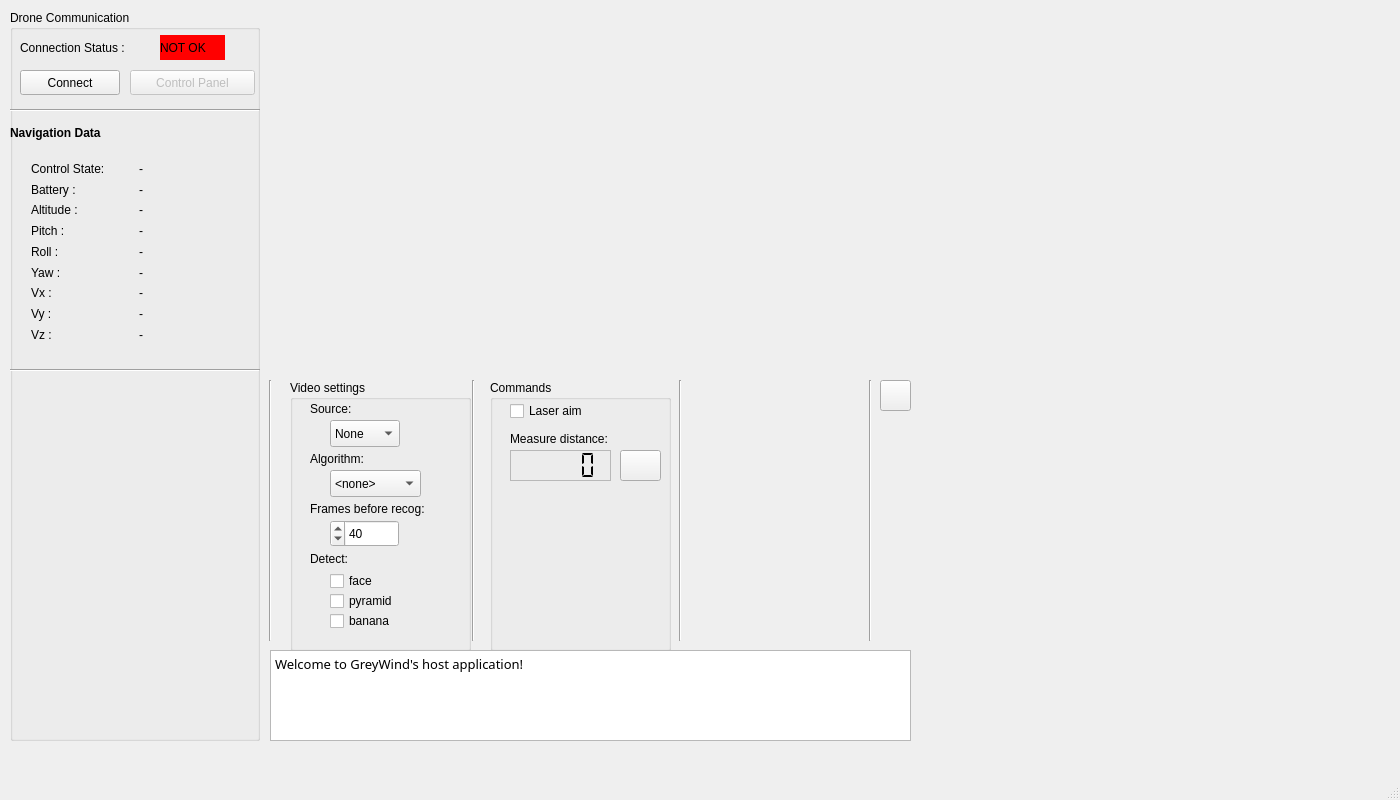
<?xml version="1.0" encoding="UTF-8"?>
<ui version="4.0">
 <class>MainWindow</class>
 <widget class="QMainWindow" name="MainWindow">
  <property name="windowModality">
   <enum>Qt::NonModal</enum>
  </property>
  <property name="geometry">
   <rect>
    <x>0</x>
    <y>0</y>
    <width>1400</width>
    <height>800</height>
   </rect>
  </property>
  <property name="minimumSize">
   <size>
    <width>1400</width>
    <height>800</height>
   </size>
  </property>
  <property name="maximumSize">
   <size>
    <width>16777215</width>
    <height>16777215</height>
   </size>
  </property>
  <property name="windowTitle">
   <string>MainWindow</string>
  </property>
  <property name="toolTip">
   <string/>
  </property>
  <property name="toolButtonStyle">
   <enum>Qt::ToolButtonIconOnly</enum>
  </property>
  <widget class="QWidget" name="centralWidget">
   <widget class="VideoView" name="theFrame" native="true">
    <property name="geometry">
     <rect>
      <x>270</x>
      <y>10</y>
      <width>640</width>
      <height>360</height>
     </rect>
    </property>
    <property name="minimumSize">
     <size>
      <width>640</width>
      <height>360</height>
     </size>
    </property>
    <property name="maximumSize">
     <size>
      <width>1280</width>
      <height>720</height>
     </size>
    </property>
   </widget>
   <widget class="QGroupBox" name="groupBox">
    <property name="geometry">
     <rect>
      <x>290</x>
      <y>380</y>
      <width>181</width>
      <height>271</height>
     </rect>
    </property>
    <property name="title">
     <string>Video settings</string>
    </property>
    <widget class="QLabel" name="label">
     <property name="geometry">
      <rect>
       <x>20</x>
       <y>20</y>
       <width>67</width>
       <height>17</height>
      </rect>
     </property>
     <property name="text">
      <string>Source:</string>
     </property>
    </widget>
    <widget class="QComboBox" name="srcSelect">
     <property name="geometry">
      <rect>
       <x>40</x>
       <y>40</y>
       <width>70</width>
       <height>27</height>
      </rect>
     </property>
     <item>
      <property name="text">
       <string>None</string>
      </property>
     </item>
     <item>
      <property name="text">
       <string>Local</string>
      </property>
     </item>
     <item>
      <property name="text">
       <string>TCP</string>
      </property>
     </item>
    </widget>
    <widget class="QLabel" name="label_4">
     <property name="geometry">
      <rect>
       <x>20</x>
       <y>170</y>
       <width>51</width>
       <height>17</height>
      </rect>
     </property>
     <property name="text">
      <string>Detect:</string>
     </property>
    </widget>
    <widget class="QComboBox" name="algSelect">
     <property name="geometry">
      <rect>
       <x>40</x>
       <y>90</y>
       <width>91</width>
       <height>27</height>
      </rect>
     </property>
     <item>
      <property name="text">
       <string>&lt;none&gt;</string>
      </property>
     </item>
     <item>
      <property name="text">
       <string>Haar</string>
      </property>
     </item>
     <item>
      <property name="text">
       <string>...</string>
      </property>
     </item>
    </widget>
    <widget class="QDoubleSpinBox" name="framesB4Detect">
     <property name="geometry">
      <rect>
       <x>40</x>
       <y>140</y>
       <width>69</width>
       <height>27</height>
      </rect>
     </property>
     <property name="toolTip">
      <string notr="true" comment="WARNING: the lower the number, the greater the LAAAG">&lt;html&gt;&lt;head/&gt;&lt;body&gt;&lt;p&gt;WARNING: The lower the number, the heavier the LAAAG&lt;/p&gt;&lt;/body&gt;&lt;/html&gt;</string>
     </property>
     <property name="whatsThis">
      <string>&lt;html&gt;&lt;head/&gt;&lt;body&gt;&lt;p&gt;rqsdfsfd&lt;/p&gt;&lt;/body&gt;&lt;/html&gt;</string>
     </property>
     <property name="layoutDirection">
      <enum>Qt::RightToLeft</enum>
     </property>
     <property name="keyboardTracking">
      <bool>false</bool>
     </property>
     <property name="decimals">
      <number>0</number>
     </property>
     <property name="maximum">
      <double>200.000000000000000</double>
     </property>
     <property name="value">
      <double>40.000000000000000</double>
     </property>
    </widget>
    <widget class="QLabel" name="label_2">
     <property name="geometry">
      <rect>
       <x>20</x>
       <y>70</y>
       <width>91</width>
       <height>17</height>
      </rect>
     </property>
     <property name="text">
      <string>Algorithm:</string>
     </property>
    </widget>
    <widget class="QLabel" name="label_3">
     <property name="geometry">
      <rect>
       <x>20</x>
       <y>120</y>
       <width>161</width>
       <height>17</height>
      </rect>
     </property>
     <property name="text">
      <string>Frames before recog:</string>
     </property>
    </widget>
    <widget class="QWidget" name="tasksCheckboxes" native="true">
     <property name="geometry">
      <rect>
       <x>30</x>
       <y>180</y>
       <width>120</width>
       <height>80</height>
      </rect>
     </property>
     <widget class="QCheckBox" name="face">
      <property name="geometry">
       <rect>
        <x>10</x>
        <y>10</y>
        <width>97</width>
        <height>22</height>
       </rect>
      </property>
      <property name="text">
       <string>face</string>
      </property>
     </widget>
     <widget class="QCheckBox" name="banana">
      <property name="geometry">
       <rect>
        <x>10</x>
        <y>50</y>
        <width>97</width>
        <height>22</height>
       </rect>
      </property>
      <property name="text">
       <string>banana</string>
      </property>
     </widget>
     <widget class="QCheckBox" name="pyramid">
      <property name="geometry">
       <rect>
        <x>10</x>
        <y>30</y>
        <width>97</width>
        <height>22</height>
       </rect>
      </property>
      <property name="text">
       <string>pyramid</string>
      </property>
     </widget>
    </widget>
   </widget>
   <widget class="QGroupBox" name="groupBox_2">
    <property name="geometry">
     <rect>
      <x>490</x>
      <y>380</y>
      <width>181</width>
      <height>271</height>
     </rect>
    </property>
    <property name="title">
     <string>Commands</string>
    </property>
    <widget class="QLabel" name="label_6">
     <property name="geometry">
      <rect>
       <x>20</x>
       <y>50</y>
       <width>131</width>
       <height>17</height>
      </rect>
     </property>
     <property name="text">
      <string>Measure distance:</string>
     </property>
    </widget>
    <widget class="QCheckBox" name="laserOn">
     <property name="geometry">
      <rect>
       <x>20</x>
       <y>20</y>
       <width>97</width>
       <height>22</height>
      </rect>
     </property>
     <property name="text">
      <string>Laser aim</string>
     </property>
    </widget>
    <widget class="QLCDNumber" name="distanceDisplay">
     <property name="geometry">
      <rect>
       <x>20</x>
       <y>70</y>
       <width>101</width>
       <height>31</height>
      </rect>
     </property>
     <property name="toolTip">
      <string>&lt;html&gt;&lt;head/&gt;&lt;body&gt;&lt;p&gt;(centimeters)&lt;/p&gt;&lt;/body&gt;&lt;/html&gt;</string>
     </property>
     <property name="frameShape">
      <enum>QFrame::StyledPanel</enum>
     </property>
     <property name="segmentStyle">
      <enum>QLCDNumber::Flat</enum>
     </property>
    </widget>
    <widget class="QPushButton" name="getDistance">
     <property name="geometry">
      <rect>
       <x>130</x>
       <y>70</y>
       <width>41</width>
       <height>31</height>
      </rect>
     </property>
     <property name="text">
      <string/>
     </property>
     <property name="icon">
      <iconset resource="HostApplication.qrc">
       <normaloff>:/HostApplication/ressources/system-software-update.png</normaloff>:/HostApplication/ressources/system-software-update.png</iconset>
     </property>
     <property name="iconSize">
      <size>
       <width>24</width>
       <height>24</height>
      </size>
     </property>
    </widget>
   </widget>
   <widget class="Line" name="line">
    <property name="geometry">
     <rect>
      <x>463</x>
      <y>380</y>
      <width>20</width>
      <height>261</height>
     </rect>
    </property>
    <property name="orientation">
     <enum>Qt::Vertical</enum>
    </property>
   </widget>
   <widget class="QPlainTextEdit" name="cuteConsole">
    <property name="geometry">
     <rect>
      <x>270</x>
      <y>650</y>
      <width>641</width>
      <height>91</height>
     </rect>
    </property>
    <property name="font">
     <font>
      <family>Courier 10 Pitch</family>
      <pointsize>10</pointsize>
      <weight>50</weight>
      <bold>false</bold>
     </font>
    </property>
    <property name="autoFillBackground">
     <bool>true</bool>
    </property>
    <property name="frameShape">
     <enum>QFrame::StyledPanel</enum>
    </property>
    <property name="frameShadow">
     <enum>QFrame::Sunken</enum>
    </property>
    <property name="readOnly">
     <bool>true</bool>
    </property>
    <property name="plainText">
     <string>Welcome to GreyWind's host application!</string>
    </property>
    <property name="backgroundVisible">
     <bool>false</bool>
    </property>
   </widget>
   <widget class="Line" name="line_2">
    <property name="geometry">
     <rect>
      <x>670</x>
      <y>380</y>
      <width>20</width>
      <height>261</height>
     </rect>
    </property>
    <property name="orientation">
     <enum>Qt::Vertical</enum>
    </property>
   </widget>
   <widget class="QPushButton" name="helpButton">
    <property name="geometry">
     <rect>
      <x>880</x>
      <y>380</y>
      <width>31</width>
      <height>31</height>
     </rect>
    </property>
    <property name="toolTip">
     <string>&lt;html&gt;&lt;head/&gt;&lt;body&gt;&lt;p&gt;Click for help&lt;/p&gt;&lt;/body&gt;&lt;/html&gt;</string>
    </property>
    <property name="text">
     <string/>
    </property>
    <property name="icon">
     <iconset resource="HostApplication.qrc">
      <normaloff>:/HostApplication/ressources/Help-icon.png</normaloff>:/HostApplication/ressources/Help-icon.png</iconset>
    </property>
    <property name="iconSize">
     <size>
      <width>24</width>
      <height>24</height>
     </size>
    </property>
   </widget>
   <widget class="Line" name="line_3">
    <property name="geometry">
     <rect>
      <x>860</x>
      <y>380</y>
      <width>20</width>
      <height>261</height>
     </rect>
    </property>
    <property name="orientation">
     <enum>Qt::Vertical</enum>
    </property>
   </widget>
   <widget class="Line" name="line_4">
    <property name="geometry">
     <rect>
      <x>260</x>
      <y>380</y>
      <width>20</width>
      <height>261</height>
     </rect>
    </property>
    <property name="orientation">
     <enum>Qt::Vertical</enum>
    </property>
   </widget>
   <widget class="QGroupBox" name="groupBox_3">
    <property name="geometry">
     <rect>
      <x>10</x>
      <y>10</y>
      <width>250</width>
      <height>731</height>
     </rect>
    </property>
    <property name="title">
     <string>Drone Communication</string>
    </property>
    <widget class="QPushButton" name="connectButton">
     <property name="geometry">
      <rect>
       <x>10</x>
       <y>60</y>
       <width>100</width>
       <height>25</height>
      </rect>
     </property>
     <property name="text">
      <string>Connect</string>
     </property>
    </widget>
    <widget class="QLabel" name="label_5">
     <property name="geometry">
      <rect>
       <x>10</x>
       <y>25</y>
       <width>140</width>
       <height>25</height>
      </rect>
     </property>
     <property name="text">
      <string>Connection Status :</string>
     </property>
    </widget>
    <widget class="QPushButton" name="controlButton">
     <property name="enabled">
      <bool>false</bool>
     </property>
     <property name="geometry">
      <rect>
       <x>120</x>
       <y>60</y>
       <width>125</width>
       <height>25</height>
      </rect>
     </property>
     <property name="text">
      <string>Control Panel</string>
     </property>
    </widget>
    <widget class="Line" name="line_5">
     <property name="geometry">
      <rect>
       <x>0</x>
       <y>90</y>
       <width>250</width>
       <height>20</height>
      </rect>
     </property>
     <property name="orientation">
      <enum>Qt::Horizontal</enum>
     </property>
    </widget>
    <widget class="QLabel" name="label_7">
     <property name="geometry">
      <rect>
       <x>0</x>
       <y>110</y>
       <width>120</width>
       <height>25</height>
      </rect>
     </property>
     <property name="font">
      <font>
       <weight>75</weight>
       <bold>true</bold>
      </font>
     </property>
     <property name="text">
      <string>Navigation Data</string>
     </property>
    </widget>
    <widget class="QWidget" name="gridLayoutWidget">
     <property name="geometry">
      <rect>
       <x>10</x>
       <y>140</y>
       <width>231</width>
       <height>203</height>
      </rect>
     </property>
     <layout class="QGridLayout" name="navdataLayout">
      <property name="horizontalSpacing">
       <number>6</number>
      </property>
      <item row="5" column="0">
       <widget class="QLabel" name="label_19">
        <property name="text">
         <string>Yaw :</string>
        </property>
       </widget>
      </item>
      <item row="2" column="1">
       <widget class="QLabel" name="altitudeLabel">
        <property name="text">
         <string>-</string>
        </property>
       </widget>
      </item>
      <item row="1" column="1">
       <widget class="QLabel" name="batteryLabel">
        <property name="text">
         <string>-</string>
        </property>
       </widget>
      </item>
      <item row="1" column="0">
       <widget class="QLabel" name="label_9">
        <property name="text">
         <string>Battery :</string>
        </property>
       </widget>
      </item>
      <item row="2" column="0">
       <widget class="QLabel" name="label_13">
        <property name="text">
         <string>Altitude :</string>
        </property>
       </widget>
      </item>
      <item row="3" column="1">
       <widget class="QLabel" name="pitchLabel">
        <property name="text">
         <string>-</string>
        </property>
       </widget>
      </item>
      <item row="4" column="0">
       <widget class="QLabel" name="label_16">
        <property name="text">
         <string>Roll :</string>
        </property>
       </widget>
      </item>
      <item row="3" column="0">
       <widget class="QLabel" name="label_14">
        <property name="text">
         <string>Pitch :</string>
        </property>
       </widget>
      </item>
      <item row="7" column="1">
       <widget class="QLabel" name="vyLabel">
        <property name="text">
         <string>-</string>
        </property>
       </widget>
      </item>
      <item row="4" column="1">
       <widget class="QLabel" name="rollLabel">
        <property name="text">
         <string>-</string>
        </property>
       </widget>
      </item>
      <item row="0" column="1">
       <widget class="QLabel" name="controlStateLabel">
        <property name="text">
         <string>-</string>
        </property>
       </widget>
      </item>
      <item row="0" column="0">
       <widget class="QLabel" name="label_8">
        <property name="text">
         <string>Control State:</string>
        </property>
       </widget>
      </item>
      <item row="5" column="1">
       <widget class="QLabel" name="yawLabel">
        <property name="text">
         <string>-</string>
        </property>
       </widget>
      </item>
      <item row="6" column="0">
       <widget class="QLabel" name="label_21">
        <property name="text">
         <string>Vx :</string>
        </property>
       </widget>
      </item>
      <item row="7" column="0">
       <widget class="QLabel" name="label_23">
        <property name="text">
         <string>Vy :</string>
        </property>
       </widget>
      </item>
      <item row="6" column="1">
       <widget class="QLabel" name="vxLabel">
        <property name="text">
         <string>-</string>
        </property>
       </widget>
      </item>
      <item row="8" column="0">
       <widget class="QLabel" name="label_25">
        <property name="text">
         <string>Vz :</string>
        </property>
       </widget>
      </item>
      <item row="8" column="1">
       <widget class="QLabel" name="vzLabel">
        <property name="text">
         <string>-</string>
        </property>
       </widget>
      </item>
     </layout>
    </widget>
    <widget class="QLabel" name="connectLabel">
     <property name="geometry">
      <rect>
       <x>150</x>
       <y>25</y>
       <width>65</width>
       <height>25</height>
      </rect>
     </property>
     <property name="palette">
      <palette>
       <active>
        <colorrole role="WindowText">
         <brush brushstyle="SolidPattern">
          <color alpha="255">
           <red>0</red>
           <green>0</green>
           <blue>0</blue>
          </color>
         </brush>
        </colorrole>
        <colorrole role="Button">
         <brush brushstyle="SolidPattern">
          <color alpha="255">
           <red>255</red>
           <green>0</green>
           <blue>0</blue>
          </color>
         </brush>
        </colorrole>
        <colorrole role="Light">
         <brush brushstyle="SolidPattern">
          <color alpha="255">
           <red>255</red>
           <green>127</green>
           <blue>127</blue>
          </color>
         </brush>
        </colorrole>
        <colorrole role="Midlight">
         <brush brushstyle="SolidPattern">
          <color alpha="255">
           <red>255</red>
           <green>63</green>
           <blue>63</blue>
          </color>
         </brush>
        </colorrole>
        <colorrole role="Dark">
         <brush brushstyle="SolidPattern">
          <color alpha="255">
           <red>127</red>
           <green>0</green>
           <blue>0</blue>
          </color>
         </brush>
        </colorrole>
        <colorrole role="Mid">
         <brush brushstyle="SolidPattern">
          <color alpha="255">
           <red>170</red>
           <green>0</green>
           <blue>0</blue>
          </color>
         </brush>
        </colorrole>
        <colorrole role="Text">
         <brush brushstyle="SolidPattern">
          <color alpha="255">
           <red>0</red>
           <green>0</green>
           <blue>0</blue>
          </color>
         </brush>
        </colorrole>
        <colorrole role="BrightText">
         <brush brushstyle="SolidPattern">
          <color alpha="255">
           <red>255</red>
           <green>255</green>
           <blue>255</blue>
          </color>
         </brush>
        </colorrole>
        <colorrole role="ButtonText">
         <brush brushstyle="SolidPattern">
          <color alpha="255">
           <red>0</red>
           <green>0</green>
           <blue>0</blue>
          </color>
         </brush>
        </colorrole>
        <colorrole role="Base">
         <brush brushstyle="SolidPattern">
          <color alpha="255">
           <red>255</red>
           <green>255</green>
           <blue>255</blue>
          </color>
         </brush>
        </colorrole>
        <colorrole role="Window">
         <brush brushstyle="SolidPattern">
          <color alpha="255">
           <red>255</red>
           <green>0</green>
           <blue>0</blue>
          </color>
         </brush>
        </colorrole>
        <colorrole role="Shadow">
         <brush brushstyle="SolidPattern">
          <color alpha="255">
           <red>0</red>
           <green>0</green>
           <blue>0</blue>
          </color>
         </brush>
        </colorrole>
        <colorrole role="AlternateBase">
         <brush brushstyle="SolidPattern">
          <color alpha="255">
           <red>255</red>
           <green>127</green>
           <blue>127</blue>
          </color>
         </brush>
        </colorrole>
        <colorrole role="ToolTipBase">
         <brush brushstyle="SolidPattern">
          <color alpha="255">
           <red>255</red>
           <green>255</green>
           <blue>220</blue>
          </color>
         </brush>
        </colorrole>
        <colorrole role="ToolTipText">
         <brush brushstyle="SolidPattern">
          <color alpha="255">
           <red>0</red>
           <green>0</green>
           <blue>0</blue>
          </color>
         </brush>
        </colorrole>
       </active>
       <inactive>
        <colorrole role="WindowText">
         <brush brushstyle="SolidPattern">
          <color alpha="255">
           <red>0</red>
           <green>0</green>
           <blue>0</blue>
          </color>
         </brush>
        </colorrole>
        <colorrole role="Button">
         <brush brushstyle="SolidPattern">
          <color alpha="255">
           <red>255</red>
           <green>0</green>
           <blue>0</blue>
          </color>
         </brush>
        </colorrole>
        <colorrole role="Light">
         <brush brushstyle="SolidPattern">
          <color alpha="255">
           <red>255</red>
           <green>127</green>
           <blue>127</blue>
          </color>
         </brush>
        </colorrole>
        <colorrole role="Midlight">
         <brush brushstyle="SolidPattern">
          <color alpha="255">
           <red>255</red>
           <green>63</green>
           <blue>63</blue>
          </color>
         </brush>
        </colorrole>
        <colorrole role="Dark">
         <brush brushstyle="SolidPattern">
          <color alpha="255">
           <red>127</red>
           <green>0</green>
           <blue>0</blue>
          </color>
         </brush>
        </colorrole>
        <colorrole role="Mid">
         <brush brushstyle="SolidPattern">
          <color alpha="255">
           <red>170</red>
           <green>0</green>
           <blue>0</blue>
          </color>
         </brush>
        </colorrole>
        <colorrole role="Text">
         <brush brushstyle="SolidPattern">
          <color alpha="255">
           <red>0</red>
           <green>0</green>
           <blue>0</blue>
          </color>
         </brush>
        </colorrole>
        <colorrole role="BrightText">
         <brush brushstyle="SolidPattern">
          <color alpha="255">
           <red>255</red>
           <green>255</green>
           <blue>255</blue>
          </color>
         </brush>
        </colorrole>
        <colorrole role="ButtonText">
         <brush brushstyle="SolidPattern">
          <color alpha="255">
           <red>0</red>
           <green>0</green>
           <blue>0</blue>
          </color>
         </brush>
        </colorrole>
        <colorrole role="Base">
         <brush brushstyle="SolidPattern">
          <color alpha="255">
           <red>255</red>
           <green>255</green>
           <blue>255</blue>
          </color>
         </brush>
        </colorrole>
        <colorrole role="Window">
         <brush brushstyle="SolidPattern">
          <color alpha="255">
           <red>255</red>
           <green>0</green>
           <blue>0</blue>
          </color>
         </brush>
        </colorrole>
        <colorrole role="Shadow">
         <brush brushstyle="SolidPattern">
          <color alpha="255">
           <red>0</red>
           <green>0</green>
           <blue>0</blue>
          </color>
         </brush>
        </colorrole>
        <colorrole role="AlternateBase">
         <brush brushstyle="SolidPattern">
          <color alpha="255">
           <red>255</red>
           <green>127</green>
           <blue>127</blue>
          </color>
         </brush>
        </colorrole>
        <colorrole role="ToolTipBase">
         <brush brushstyle="SolidPattern">
          <color alpha="255">
           <red>255</red>
           <green>255</green>
           <blue>220</blue>
          </color>
         </brush>
        </colorrole>
        <colorrole role="ToolTipText">
         <brush brushstyle="SolidPattern">
          <color alpha="255">
           <red>0</red>
           <green>0</green>
           <blue>0</blue>
          </color>
         </brush>
        </colorrole>
       </inactive>
       <disabled>
        <colorrole role="WindowText">
         <brush brushstyle="SolidPattern">
          <color alpha="255">
           <red>127</red>
           <green>0</green>
           <blue>0</blue>
          </color>
         </brush>
        </colorrole>
        <colorrole role="Button">
         <brush brushstyle="SolidPattern">
          <color alpha="255">
           <red>255</red>
           <green>0</green>
           <blue>0</blue>
          </color>
         </brush>
        </colorrole>
        <colorrole role="Light">
         <brush brushstyle="SolidPattern">
          <color alpha="255">
           <red>255</red>
           <green>127</green>
           <blue>127</blue>
          </color>
         </brush>
        </colorrole>
        <colorrole role="Midlight">
         <brush brushstyle="SolidPattern">
          <color alpha="255">
           <red>255</red>
           <green>63</green>
           <blue>63</blue>
          </color>
         </brush>
        </colorrole>
        <colorrole role="Dark">
         <brush brushstyle="SolidPattern">
          <color alpha="255">
           <red>127</red>
           <green>0</green>
           <blue>0</blue>
          </color>
         </brush>
        </colorrole>
        <colorrole role="Mid">
         <brush brushstyle="SolidPattern">
          <color alpha="255">
           <red>170</red>
           <green>0</green>
           <blue>0</blue>
          </color>
         </brush>
        </colorrole>
        <colorrole role="Text">
         <brush brushstyle="SolidPattern">
          <color alpha="255">
           <red>127</red>
           <green>0</green>
           <blue>0</blue>
          </color>
         </brush>
        </colorrole>
        <colorrole role="BrightText">
         <brush brushstyle="SolidPattern">
          <color alpha="255">
           <red>255</red>
           <green>255</green>
           <blue>255</blue>
          </color>
         </brush>
        </colorrole>
        <colorrole role="ButtonText">
         <brush brushstyle="SolidPattern">
          <color alpha="255">
           <red>127</red>
           <green>0</green>
           <blue>0</blue>
          </color>
         </brush>
        </colorrole>
        <colorrole role="Base">
         <brush brushstyle="SolidPattern">
          <color alpha="255">
           <red>255</red>
           <green>0</green>
           <blue>0</blue>
          </color>
         </brush>
        </colorrole>
        <colorrole role="Window">
         <brush brushstyle="SolidPattern">
          <color alpha="255">
           <red>255</red>
           <green>0</green>
           <blue>0</blue>
          </color>
         </brush>
        </colorrole>
        <colorrole role="Shadow">
         <brush brushstyle="SolidPattern">
          <color alpha="255">
           <red>0</red>
           <green>0</green>
           <blue>0</blue>
          </color>
         </brush>
        </colorrole>
        <colorrole role="AlternateBase">
         <brush brushstyle="SolidPattern">
          <color alpha="255">
           <red>255</red>
           <green>0</green>
           <blue>0</blue>
          </color>
         </brush>
        </colorrole>
        <colorrole role="ToolTipBase">
         <brush brushstyle="SolidPattern">
          <color alpha="255">
           <red>255</red>
           <green>255</green>
           <blue>220</blue>
          </color>
         </brush>
        </colorrole>
        <colorrole role="ToolTipText">
         <brush brushstyle="SolidPattern">
          <color alpha="255">
           <red>0</red>
           <green>0</green>
           <blue>0</blue>
          </color>
         </brush>
        </colorrole>
       </disabled>
      </palette>
     </property>
     <property name="autoFillBackground">
      <bool>true</bool>
     </property>
     <property name="text">
      <string>NOT OK</string>
     </property>
    </widget>
    <widget class="Line" name="line_6">
     <property name="geometry">
      <rect>
       <x>0</x>
       <y>350</y>
       <width>250</width>
       <height>20</height>
      </rect>
     </property>
     <property name="orientation">
      <enum>Qt::Horizontal</enum>
     </property>
    </widget>
   </widget>
  </widget>
  <widget class="QStatusBar" name="statusBar"/>
  <widget class="QMenuBar" name="menuBar">
   <property name="geometry">
    <rect>
     <x>0</x>
     <y>0</y>
     <width>1400</width>
     <height>25</height>
    </rect>
   </property>
  </widget>
 </widget>
 <layoutdefault spacing="6" margin="11"/>
 <customwidgets>
  <customwidget>
   <class>VideoView</class>
   <extends>QWidget</extends>
   <header>videoview.h</header>
   <container>1</container>
  </customwidget>
 </customwidgets>
 <resources>
  <include location="HostApplication.qrc"/>
 </resources>
 <connections/>
</ui>
